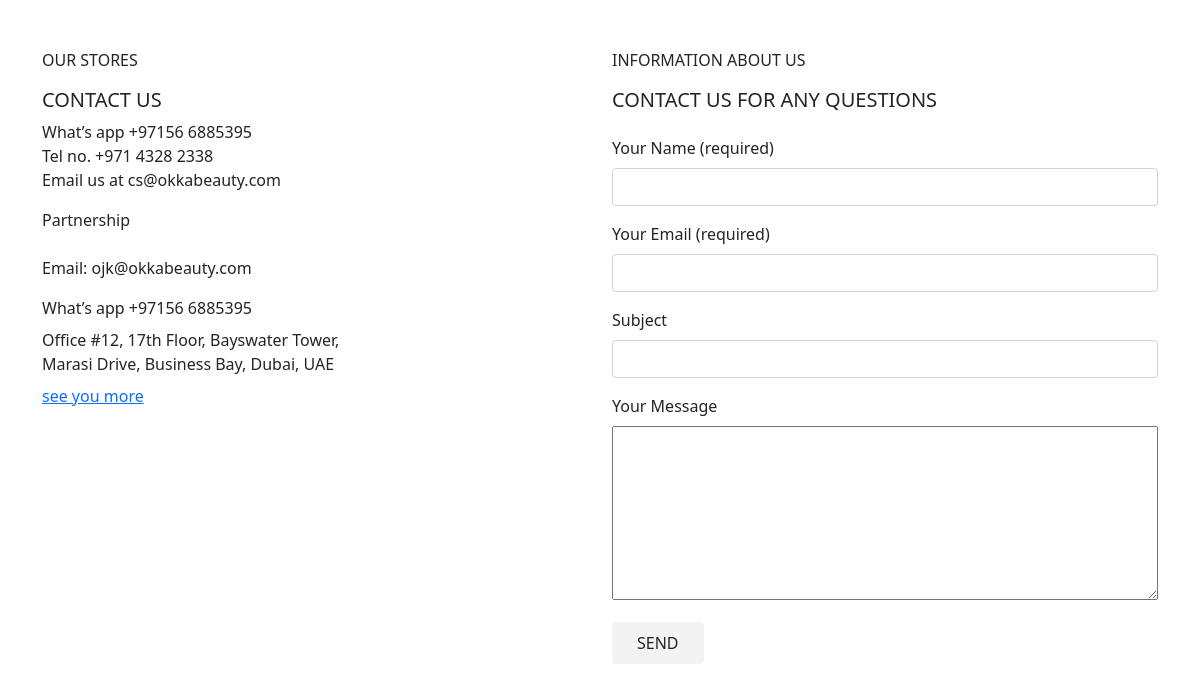
The page / on the database its author committed.
### okka/models.py (models this page shows, shortened)
class Contact_Stores(models.Model):
    contact_name = models.CharField(max_length=255)
    stores_name = models.CharField(max_length=255)
    whatsapp_numbers = models.CharField(max_length=500)
    phone_number = models.CharField(max_length=500)
    email = models.CharField(max_length=500)
    partnership_name = models.CharField(max_length=255)
    email_another = models.CharField(max_length=500)
    address_local = models.CharField(max_length=255)
    address_country = models.CharField(max_length=255, default='Your Default Country')
    see_more=models.CharField(max_length=255,default="see you more")

### okka/views.py (the view)
# urls.py: path('', views.contact_stores, name='contact'),
def contact_stores(request):
    contacts = Contact_Stores.objects.all()
    return render(request, 'contact_us.html', {'contacts': contacts})

### templates/contact_us.html (shortened to what this page needs)
<!DOCTYPE html>
<html>
<head>
        <link href="https://cdn.jsdelivr.net/npm/bootstrap@5.0.2/dist/css/bootstrap.min.css" rel="stylesheet">
        {% load static %}
      <link rel="stylesheet" type="text/css" href="{% static 'css/style.css' %}">
</head>
<body>
    <div class="container pt-5 ">
        <div class="row">
            {% for contact in contacts %}
          <div class="col-md-6 contacts_sections">
            <p class="contact_info">{{ contact.stores_name }}</p>
            <h5 class="contact_queries">{{ contact.contact_name}}</h5>
            <div class="contact_det_info ">{{ contact.whatsapp_numbers }}</div>
            <div class="contact_det_info">Tel no. +971 4328 2338</div>
            <div class="contact_det_info">{{ contact.email }}</div>
            <p class="contact_partner pt-3">{{ contact.partnership_name }}</p>
            <div class="contact_det_info py-2">{{ contact.email_another }}</div>
            <div class="contact_det_info py-2">{{ contact.whatsapp_numbers }}</div>
            <div class="contact_det_info ">{{ contact.address_local }}</div>
            <div class="contact_det_info pb-2">{{ contact.address_country  }}</div>
              <a href="#" class=" contact_see_more mt-3">{{ contact.see_more }}</a>
          </div>
          {% endfor %}
          <div class="col-md-6   contacts_sections-2">
            <p class="contact_info">INFORMATION ABOUT US</p>
            <h5 class="contact_queries-form pb-3">CONTACT US FOR ANY QUESTIONS</h5>
            <form id="footer-contactForm" action="#" method="post">
              <div class="mb-3">
                <label for="name" class="form-label contact-label">Your Name (required)</label>
                <input type="text" class="form-control contact-input" id="name" name="name" required>
              </div>
              <div class="mb-3">
                <label for="email" class="form-label contact-label">Your Email (required)</label>
                <input type="email" class="form-control contact-input" id="email" name="email" required>
              </div>
              <div class="mb-3">
                <label for="subject_text" class="form-label contact-label">Subject</label>
                <input type="text" class="form-control contact-input" id="subject_text" name="subject_text" required>
              </div>
              <div class="mb-3">
                <label for="email" class="form-label contact-label ">Your Message</label>
                <textarea name="login_message" id="login_message" rows="7" class="w-100 contact-input"></textarea>
              </div>
              <button type="submit" class="footer-submit btn  px-4 py-2"
                style="background-color: rgb(243,243,243);">SEND</button>
            </form>
          </div>
        </div>
      </div>
</body>
</html>

### rows shown on the page
Contact_Stores: stores_name "OUR STORES", contact_name "CONTACT US", whatsapp_numbers "What’s app +97156 6885395", email "Email us at cs@okkabeauty.com", partnership_name "Partnership", email_another "Email: ojk@okkabeauty.com", address_local "Office #12, 17th Floor, Bayswater Tower,", address_country "Marasi Drive, Business Bay, Dubai, UAE", see_more "see you more"
